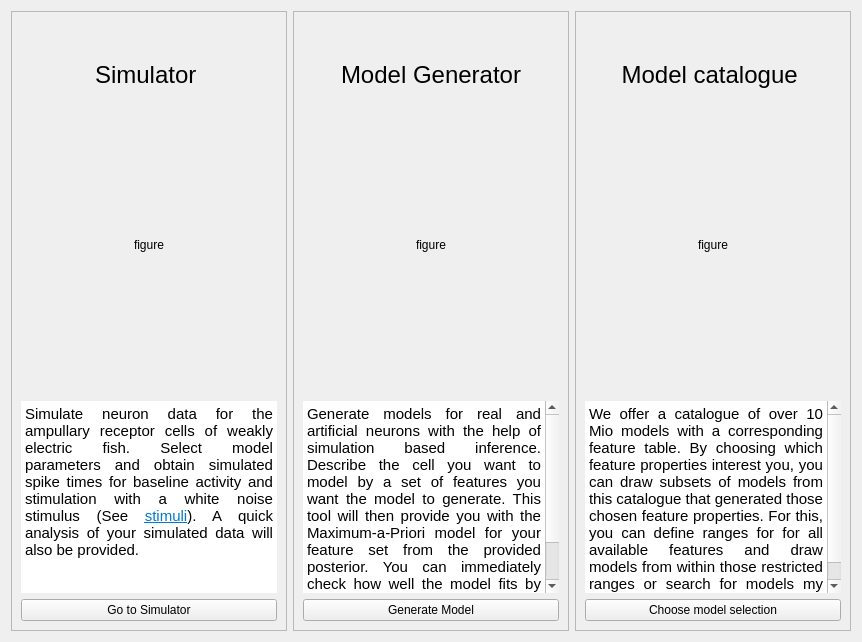
      <widget class="QWidget" name="startpage">
       <layout class="QHBoxLayout" name="horizontalLayout_12">
        <item>
         <widget class="QFrame" name="frame_1">
          <property name="frameShape">
           <enum>QFrame::StyledPanel</enum>
          </property>
          <property name="frameShadow">
           <enum>QFrame::Raised</enum>
          </property>
          <property name="role" stdset="0">
           <string>startframe</string>
          </property>
          <layout class="QVBoxLayout" name="verticalLayout" stretch="0,0,1,0,0">
           <item>
            <spacer name="verticalSpacer_2">
             <property name="orientation">
              <enum>Qt::Vertical</enum>
             </property>
             <property name="sizeHint" stdset="0">
              <size>
               <width>20</width>
               <height>40</height>
              </size>
             </property>
            </spacer>
           </item>
           <item>
            <widget class="QLabel" name="title_1">
             <property name="font">
              <font>
               <family>Ubuntu</family>
               <pointsize>18</pointsize>
               <weight>50</weight>
               <bold>false</bold>
              </font>
             </property>
             <property name="text">
              <string>Simulator </string>
             </property>
             <property name="alignment">
              <set>Qt::AlignCenter</set>
             </property>
             <property name="role" stdset="0">
              <string>title</string>
             </property>
            </widget>
           </item>
           <item>
            <widget class="KeepRatioPixmapLabel" name="picture_1">
             <property name="sizePolicy">
              <sizepolicy hsizetype="Expanding" vsizetype="Expanding">
               <horstretch>0</horstretch>
               <verstretch>0</verstretch>
              </sizepolicy>
             </property>
             <property name="minimumSize">
              <size>
               <width>0</width>
               <height>300</height>
              </size>
             </property>
             <property name="text">
              <string>figure</string>
             </property>
             <property name="alignment">
              <set>Qt::AlignCenter</set>
             </property>
            </widget>
           </item>
           <item>
            <widget class="QTextBrowser" name="description_1">
             <property name="font">
              <font>
               <pointsize>16</pointsize>
              </font>
             </property>
             <property name="frameShape">
              <enum>QFrame::NoFrame</enum>
             </property>
             <property name="html">
              <string>&lt;!DOCTYPE HTML PUBLIC &quot;-//W3C//DTD HTML 4.0//EN&quot; &quot;http://www.w3.org/TR/REC-html40/strict.dtd&quot;&gt;
&lt;html&gt;&lt;head&gt;&lt;meta name=&quot;qrichtext&quot; content=&quot;1&quot; /&gt;&lt;style type=&quot;text/css&quot;&gt;
p, li { white-space: pre-wrap; }
&lt;/style&gt;&lt;/head&gt;&lt;body style=&quot; font-family:'Ubuntu'; font-size:16pt; font-weight:400; font-style:normal;&quot;&gt;
&lt;p align=&quot;justify&quot; style=&quot; margin-top:0px; margin-bottom:0px; margin-left:0px; margin-right:0px; -qt-block-indent:0; text-indent:0px;&quot;&gt;&lt;span style=&quot; font-size:11pt;&quot;&gt;Simulate neuron data for the ampullary receptor cells of weakly electric fish. Select model parameters and obtain simulated spike times for baseline activity and stimulation with a white noise stimulus (See &lt;/span&gt;&lt;a href=&quot;../../stimuli&quot;&gt;&lt;span style=&quot; font-size:11pt; text-decoration: underline; color:#007acc;&quot;&gt;stimuli&lt;/span&gt;&lt;/a&gt;&lt;span style=&quot; font-size:11pt;&quot;&gt;). A quick analysis of your simulated data will also be provided.&lt;/span&gt;&lt;/p&gt;&lt;/body&gt;&lt;/html&gt;</string>
             </property>
             <property name="openLinks">
              <bool>false</bool>
             </property>
            </widget>
           </item>
           <item>
            <widget class="QPushButton" name="button_to_sc">
             <property name="text">
              <string>Go to Simulator</string>
             </property>
            </widget>
           </item>
          </layout>
         </widget>
        </item>
        <item>
         <widget class="QFrame" name="frame_2">
          <property name="frameShape">
           <enum>QFrame::StyledPanel</enum>
          </property>
          <property name="frameShadow">
           <enum>QFrame::Raised</enum>
          </property>
          <property name="role" stdset="0">
           <string>startframe</string>
          </property>
          <layout class="QVBoxLayout" name="verticalLayout_2" stretch="0,0,1,0,0">
           <item>
            <spacer name="verticalSpacer_4">
             <property name="orientation">
              <enum>Qt::Vertical</enum>
             </property>
             <property name="sizeHint" stdset="0">
              <size>
               <width>20</width>
               <height>40</height>
              </size>
             </property>
            </spacer>
           </item>
           <item>
            <widget class="QLabel" name="title_2">
             <property name="font">
              <font>
               <pointsize>18</pointsize>
              </font>
             </property>
             <property name="text">
              <string>Model Generator</string>
             </property>
             <property name="alignment">
              <set>Qt::AlignCenter</set>
             </property>
             <property name="role" stdset="0">
              <string>title</string>
             </property>
            </widget>
           </item>
           <item>
            <widget class="KeepRatioPixmapLabel" name="picture_2">
             <property name="sizePolicy">
              <sizepolicy hsizetype="Expanding" vsizetype="Expanding">
               <horstretch>0</horstretch>
               <verstretch>0</verstretch>
              </sizepolicy>
             </property>
             <property name="minimumSize">
              <size>
               <width>0</width>
               <height>300</height>
              </size>
             </property>
             <property name="text">
              <string>figure</string>
             </property>
             <property name="alignment">
              <set>Qt::AlignCenter</set>
             </property>
            </widget>
           </item>
           <item>
            <widget class="QTextBrowser" name="description_2">
             <property name="font">
              <font>
               <pointsize>16</pointsize>
              </font>
             </property>
             <property name="frameShape">
              <enum>QFrame::NoFrame</enum>
             </property>
             <property name="readOnly">
              <bool>true</bool>
             </property>
             <property name="html">
              <string>&lt;!DOCTYPE HTML PUBLIC &quot;-//W3C//DTD HTML 4.0//EN&quot; &quot;http://www.w3.org/TR/REC-html40/strict.dtd&quot;&gt;
&lt;html&gt;&lt;head&gt;&lt;meta name=&quot;qrichtext&quot; content=&quot;1&quot; /&gt;&lt;style type=&quot;text/css&quot;&gt;
p, li { white-space: pre-wrap; }
&lt;/style&gt;&lt;/head&gt;&lt;body style=&quot; font-family:'Ubuntu'; font-size:16pt; font-weight:400; font-style:normal;&quot;&gt;
&lt;p align=&quot;justify&quot; style=&quot; margin-top:0px; margin-bottom:0px; margin-left:0px; margin-right:0px; -qt-block-indent:0; text-indent:0px;&quot;&gt;&lt;span style=&quot; font-size:11pt;&quot;&gt;Generate models for real and artificial neurons with the help of simulation based inference. Describe the cell you want to model by a set of features you want the model to generate. This tool will then provide you with the Maximum-a-Priori model for your feature set from the provided posterior. You can immediately check how well the model fits by using it to simulate data and compare the simulated features with your input. &lt;/span&gt;&lt;/p&gt;&lt;/body&gt;&lt;/html&gt;</string>
             </property>
             <property name="openLinks">
              <bool>false</bool>
             </property>
            </widget>
           </item>
           <item>
            <widget class="QPushButton" name="button_to_cm">
             <property name="text">
              <string>Generate Model</string>
             </property>
            </widget>
           </item>
          </layout>
         </widget>
        </item>
        <item>
         <widget class="QFrame" name="frame_3">
          <property name="frameShape">
           <enum>QFrame::StyledPanel</enum>
          </property>
          <property name="frameShadow">
           <enum>QFrame::Raised</enum>
          </property>
          <property name="role" stdset="0">
           <string>startframe</string>
          </property>
          <layout class="QVBoxLayout" name="verticalLayout_3" stretch="0,0,1,0,0">
           <item>
            <spacer name="verticalSpacer_5">
             <property name="orientation">
              <enum>Qt::Vertical</enum>
             </property>
             <property name="sizeHint" stdset="0">
              <size>
               <width>20</width>
               <height>40</height>
              </size>
             </property>
            </spacer>
           </item>
           <item>
            <widget class="QLabel" name="title_3">
             <property name="font">
              <font>
               <pointsize>18</pointsize>
              </font>
             </property>
             <property name="text">
              <string>Model catalogue </string>
             </property>
             <property name="alignment">
              <set>Qt::AlignCenter</set>
             </property>
             <property name="wordWrap">
              <bool>true</bool>
             </property>
             <property name="role" stdset="0">
              <string>title</string>
             </property>
            </widget>
           </item>
           <item>
            <widget class="KeepRatioPixmapLabel" name="picture_3">
             <property name="sizePolicy">
              <sizepolicy hsizetype="Expanding" vsizetype="Expanding">
               <horstretch>0</horstretch>
               <verstretch>0</verstretch>
              </sizepolicy>
             </property>
             <property name="minimumSize">
              <size>
               <width>0</width>
               <height>300</height>
              </size>
             </property>
             <property name="text">
              <string>figure</string>
             </property>
             <property name="alignment">
              <set>Qt::AlignCenter</set>
             </property>
            </widget>
           </item>
           <item>
            <widget class="QTextBrowser" name="discription_3">
             <property name="font">
              <font>
               <pointsize>16</pointsize>
              </font>
             </property>
             <property name="frameShape">
              <enum>QFrame::NoFrame</enum>
             </property>
             <property name="html">
              <string>&lt;!DOCTYPE HTML PUBLIC &quot;-//W3C//DTD HTML 4.0//EN&quot; &quot;http://www.w3.org/TR/REC-html40/strict.dtd&quot;&gt;
&lt;html&gt;&lt;head&gt;&lt;meta name=&quot;qrichtext&quot; content=&quot;1&quot; /&gt;&lt;style type=&quot;text/css&quot;&gt;
p, li { white-space: pre-wrap; }
&lt;/style&gt;&lt;/head&gt;&lt;body style=&quot; font-family:'Ubuntu'; font-size:16pt; font-weight:400; font-style:normal;&quot;&gt;
&lt;p align=&quot;justify&quot; style=&quot; margin-top:0px; margin-bottom:0px; margin-left:0px; margin-right:0px; -qt-block-indent:0; text-indent:0px;&quot;&gt;&lt;span style=&quot; font-size:11pt;&quot;&gt;We offer a catalogue of over 10 Mio models with a corresponding feature table. By choosing which feature properties interest you, you can draw subsets of models from this catalogue that generated those chosen feature properties. For this, you can define ranges for for all available features and draw models from within those restricted ranges or search for models my explicit feature values. &lt;/span&gt;&lt;/p&gt;&lt;/body&gt;&lt;/html&gt;</string>
             </property>
             <property name="openLinks">
              <bool>false</bool>
             </property>
            </widget>
           </item>
           <item>
            <widget class="QPushButton" name="button_to_gm">
             <property name="text">
              <string>Choose model selection</string>
             </property>
            </widget>
           </item>
          </layout>
         </widget>
        </item>
       </layout>
      </widget>
